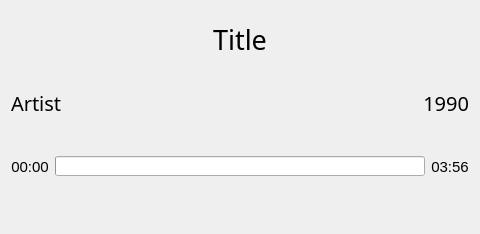
<?xml version="1.0" encoding="UTF-8"?>
<ui version="4.0">
 <class>PlayerWindow</class>
 <widget class="QMainWindow" name="PlayerWindow">
  <property name="geometry">
   <rect>
    <x>0</x>
    <y>0</y>
    <width>480</width>
    <height>234</height>
   </rect>
  </property>
  <property name="windowTitle">
   <string>PlayerWindow</string>
  </property>
  <widget class="QWidget" name="centralWidget">
   <layout class="QVBoxLayout" name="verticalLayout">
    <item>
     <layout class="QHBoxLayout" name="horizontalLayout_4">
      <item>
       <widget class="QLabel" name="trackTitle">
        <property name="font">
         <font>
          <family>Calibri Light</family>
          <pointsize>20</pointsize>
          <weight>50</weight>
          <bold>false</bold>
         </font>
        </property>
        <property name="text">
         <string>Title</string>
        </property>
        <property name="alignment">
         <set>Qt::AlignCenter</set>
        </property>
       </widget>
      </item>
     </layout>
    </item>
    <item>
     <layout class="QHBoxLayout" name="horizontalLayout">
      <item>
       <widget class="QLabel" name="trackArtist">
        <property name="font">
         <font>
          <family>Calibri Light</family>
          <pointsize>15</pointsize>
         </font>
        </property>
        <property name="text">
         <string>Artist</string>
        </property>
       </widget>
      </item>
      <item>
       <widget class="QLabel" name="trackYear">
        <property name="font">
         <font>
          <family>Calibri Light</family>
          <pointsize>15</pointsize>
          <weight>50</weight>
          <bold>false</bold>
         </font>
        </property>
        <property name="text">
         <string>1990</string>
        </property>
        <property name="alignment">
         <set>Qt::AlignRight|Qt::AlignTrailing|Qt::AlignVCenter</set>
        </property>
       </widget>
      </item>
     </layout>
    </item>
    <item>
     <layout class="QHBoxLayout" name="horizontalLayout_2">
      <item>
       <widget class="QLabel" name="trackTimeCurrent">
        <property name="font">
         <font>
          <pointsize>11</pointsize>
         </font>
        </property>
        <property name="text">
         <string>00:00</string>
        </property>
        <property name="alignment">
         <set>Qt::AlignCenter</set>
        </property>
       </widget>
      </item>
      <item>
       <widget class="QProgressBar" name="trackProgress">
        <property name="maximumSize">
         <size>
          <width>16777215</width>
          <height>20</height>
         </size>
        </property>
        <property name="maximum">
         <number>100</number>
        </property>
        <property name="value">
         <number>0</number>
        </property>
        <property name="textVisible">
         <bool>false</bool>
        </property>
       </widget>
      </item>
      <item>
       <widget class="QLabel" name="trackTimeEnd">
        <property name="font">
         <font>
          <pointsize>11</pointsize>
         </font>
        </property>
        <property name="text">
         <string>03:56</string>
        </property>
        <property name="alignment">
         <set>Qt::AlignCenter</set>
        </property>
       </widget>
      </item>
     </layout>
    </item>
    <item>
     <layout class="QHBoxLayout" name="horizontalLayout_3">
      <item>
       <widget class="QPushButton" name="btnRemove">
        <property name="text">
         <string/>
        </property>
        <property name="icon">
         <iconset resource="res.qrc">
          <normaloff>:/icons/remove.png</normaloff>:/icons/remove.png</iconset>
        </property>
        <property name="iconSize">
         <size>
          <width>24</width>
          <height>24</height>
         </size>
        </property>
        <property name="flat">
         <bool>true</bool>
        </property>
       </widget>
      </item>
      <item>
       <widget class="QPushButton" name="btnPrevious">
        <property name="text">
         <string/>
        </property>
        <property name="icon">
         <iconset resource="res.qrc">
          <normaloff>:/icons/back.png</normaloff>:/icons/back.png</iconset>
        </property>
        <property name="iconSize">
         <size>
          <width>24</width>
          <height>24</height>
         </size>
        </property>
        <property name="flat">
         <bool>true</bool>
        </property>
       </widget>
      </item>
      <item>
       <widget class="QPushButton" name="btnPlay">
        <property name="text">
         <string/>
        </property>
        <property name="icon">
         <iconset resource="res.qrc">
          <normaloff>:/icons/play.png</normaloff>:/icons/play.png</iconset>
        </property>
        <property name="iconSize">
         <size>
          <width>24</width>
          <height>24</height>
         </size>
        </property>
        <property name="flat">
         <bool>true</bool>
        </property>
       </widget>
      </item>
      <item>
       <widget class="QPushButton" name="btnNext">
        <property name="text">
         <string/>
        </property>
        <property name="icon">
         <iconset resource="res.qrc">
          <normaloff>:/icons/next.png</normaloff>:/icons/next.png</iconset>
        </property>
        <property name="iconSize">
         <size>
          <width>24</width>
          <height>24</height>
         </size>
        </property>
        <property name="flat">
         <bool>true</bool>
        </property>
       </widget>
      </item>
      <item>
       <widget class="QPushButton" name="btnLike">
        <property name="text">
         <string/>
        </property>
        <property name="icon">
         <iconset resource="res.qrc">
          <normaloff>:/icons/like.png</normaloff>:/icons/like.png</iconset>
        </property>
        <property name="iconSize">
         <size>
          <width>24</width>
          <height>24</height>
         </size>
        </property>
        <property name="flat">
         <bool>true</bool>
        </property>
       </widget>
      </item>
     </layout>
    </item>
   </layout>
  </widget>
 </widget>
 <layoutdefault spacing="6" margin="11"/>
 <resources>
  <include location="res.qrc"/>
 </resources>
 <connections/>
</ui>
